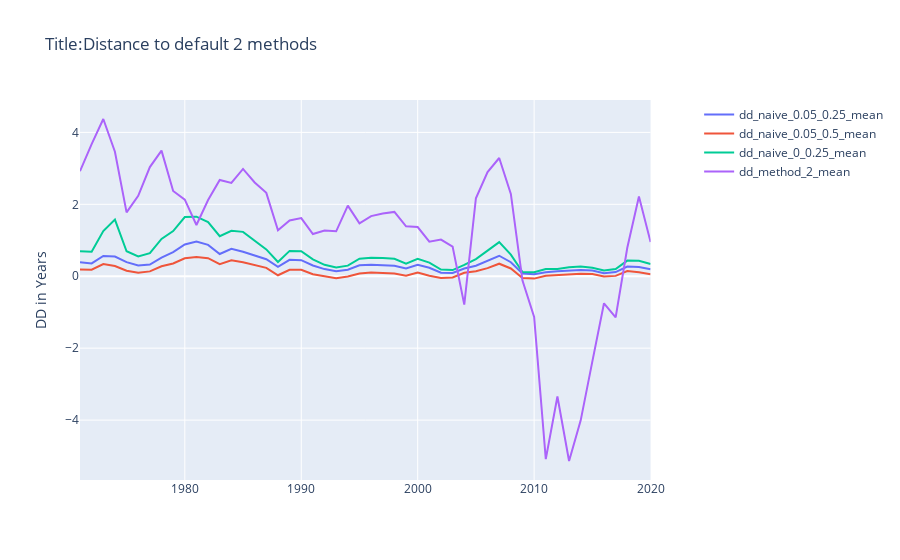
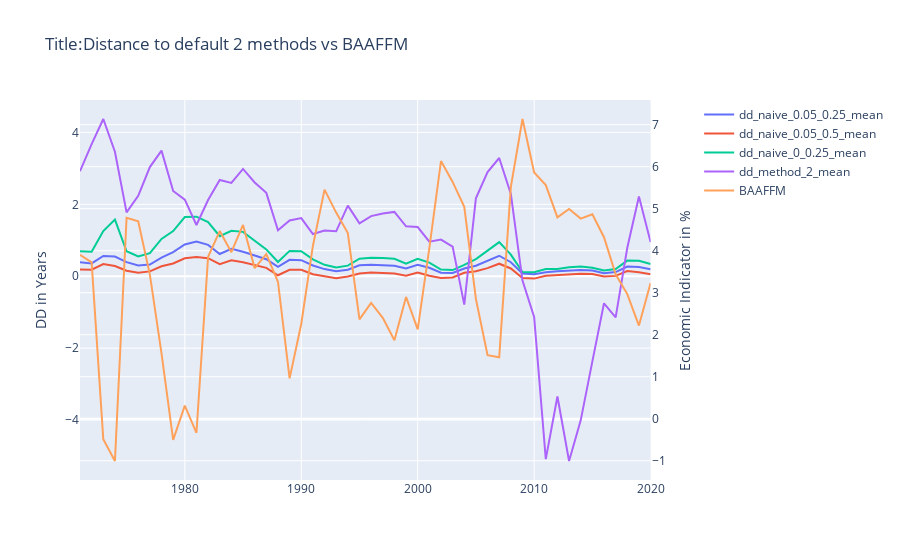

Source (notebook cell) for these figures, in order:
### Markdown cell above
### Mean DD First 2 Methods vs BAAFM

### Code cell
mean_all_columns = ["fyear","dd_naive_0.05_0.25_mean", "dd_naive_0.05_0.5_mean", "dd_naive_0_0.25_mean","dd_method_2_mean"]
mean_all_methods = descriptive_stats_across_time[mean_all_columns]
plot_chart(mean_all_methods,"Distance to default 2 methods","DD in Years", "fyear")

mean_plot = pd.merge(mean_all_methods,fred_baaffm,on="fyear",how="inner")
plot_chart_with_macro(mean_plot,"Distance to default 2 methods vs BAAFFM","DD in Years", "fyear")
